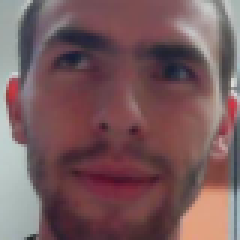
#> input picture DATA/target_train/m430_01_p01_i0_0.png, 80 x 80 px (shown 3 times larger); its folder holds 4 pictures in this run
$ python image_recognition.py out.png ../../../DATA/target_train/m430_01_p01_i0_0.png
#> lines starting #> are read from the running program, lines starting #| are printed output that depends on the picture
#!/usr/bin/env python3

# Project: Person recognition, IKR
# Description: Extrakce a porovnavani priznaku z obrazku
# Author: Radim Lipka, Tomas Scavincky
# Email: xlipka01@stud.fit.vutbr.cz, xscavn00@stud.fit.vutbr.cz
# Date: 29.4.2016
# File: image_recognition.py

__author__ = "Radim Lipka, Tomas Scavincky"
__version__ = "1.0"
__email__ = "xlipka01@stud.fit.vutbr.cz, xscavn00@stud.fit.vutbr.cz"
__date__ = "29.4.2016"


from sklearn.decomposition import RandomizedPCA
from PIL import Image
import numpy
import glob
import math
import os.path, sys
import string
import re
from math import floor
from pprint import pprint
import matplotlib.pyplot as plt


def load_images(folder_name):
	faces = os.listdir(folder_name)
	imnbr_pos = len(test_positive_faces)
	final_array = numpy.zeros([imnbr_pos, 80*80])

	for face in faces:
		i = Image.open(folder_name+face)
		i = numpy.array(i)
		i[:,:,0] *=3
		i = Image.fromarray(i).convert('L')
		i = numpy.array(i).flatten()
		final_array = numpy.append(final_array, i)
	return final_array


def plot_gallery(images, titles, h, w, n_row=2, n_col=5):
    """Helper function to plot a gallery of portraits"""
    plt.figure(figsize=(1.8 * n_col, 2.4 * n_row))
    plt.subplots_adjust(bottom=0, left=.01, right=.99, top=.90, hspace=.35)
    for i in range(n_row * n_col):
        plt.subplot(n_row, n_col, i + 1)
        plt.imshow(images[i].reshape((h, w)), cmap=plt.cm.gray)
        plt.title(titles[i], size=12)
        plt.xticks(())
        plt.yticks(())


# SET THESE TWO VARIABLES
train_target_folder = "../DATA/target_train/" # <-- folder with target training faces
train_non_target_folder = "../DATA/non_target_train/" # <-- folder with non target training faces


IMG_RES = 80 * 80
NUM_EIGENFACES = 10 # num of features extracted from training images
NUM_TRAINIMAGES = 444 # num of training images


X = numpy.zeros([NUM_TRAINIMAGES, IMG_RES], dtype='int8') # training images
y = numpy.zeros(NUM_TRAINIMAGES) # labels


def train_and_classify(filepath_to_classification_folder):
#> called with filepath_to_classification_folder = 'out.png'
	if filepath_to_classification_folder[-1] != '/':
		filepath_to_classification_folder += '/'


	folder_name = train_target_folder
	test_positive_faces = glob.glob(folder_name+"*.png")
	imnbr_pos = len(test_positive_faces)

	target = numpy.array([numpy.array(Image.open(test_positive_faces[i]).convert('L')).flatten() for i in range(imnbr_pos)],'f')
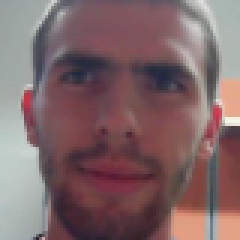
#> input picture DATA/target_train/m430_01_p02_i0_0.png, 80 x 80 px (shown 3 times larger)
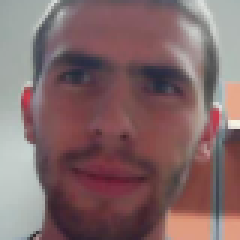
#> input picture DATA/target_train/m430_01_p03_i0_0.png, 80 x 80 px (shown 3 times larger)
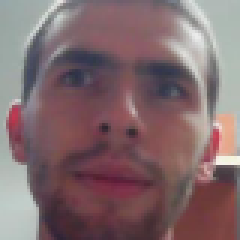
#> input picture DATA/target_train/m430_01_p04_i0_0.png, 80 x 80 px (shown 3 times larger)


	folder_name = train_non_target_folder
	test_positive_faces = glob.glob(folder_name+"*.png")
	imnbr_pos = len(test_positive_faces)

	non_target = numpy.array([numpy.array(Image.open(test_positive_faces[i]).convert('L')).flatten() for i in range(imnbr_pos)],'f')


	X = target # numpy.concatenate((target, non_target), axis=0)


	target_labels = numpy.ones(NUM_TRAINIMAGES-384)
	non_target_labels = numpy.zeros(NUM_TRAINIMAGES-60)

	y = numpy.append(target_labels, non_target_labels)


	# extracting features from training images
#> (the run stopped early here; a loop or call above may not have finished)
